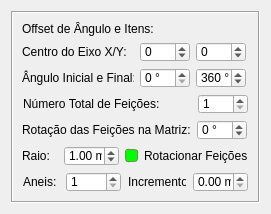
        <widget class="QWidget" name="tab_polar">
         <attribute name="title">
          <string>Polar</string>
         </attribute>
         <layout class="QGridLayout" name="gridLayout_11">
          <item row="0" column="1">
           <widget class="QFrame" name="frame_4">
            <property name="frameShape">
             <enum>QFrame::Shape::Box</enum>
            </property>
            <property name="frameShadow">
             <enum>QFrame::Shadow::Sunken</enum>
            </property>
            <layout class="QGridLayout" name="gridLayout_16">
             <item row="0" column="0">
              <widget class="QLabel" name="label_5">
               <property name="text">
                <string>Offset de Ângulo e Itens:</string>
               </property>
              </widget>
             </item>
             <item row="1" column="0">
              <layout class="QGridLayout" name="gridLayout_7">
               <item row="0" column="0">
                <widget class="QLabel" name="label_10">
                 <property name="minimumSize">
                  <size>
                   <width>112</width>
                   <height>0</height>
                  </size>
                 </property>
                 <property name="maximumSize">
                  <size>
                   <width>112</width>
                   <height>20</height>
                  </size>
                 </property>
                 <property name="text">
                  <string>Centro do Eixo X/Y:</string>
                 </property>
                </widget>
               </item>
               <item row="0" column="1">
                <widget class="QSpinBox" name="spinBoxX">
                 <property name="minimumSize">
                  <size>
                   <width>50</width>
                   <height>20</height>
                  </size>
                 </property>
                 <property name="maximumSize">
                  <size>
                   <width>50</width>
                   <height>20</height>
                  </size>
                 </property>
                 <property name="minimum">
                  <number>-100</number>
                 </property>
                 <property name="maximum">
                  <number>100</number>
                 </property>
                </widget>
               </item>
               <item row="0" column="2">
                <widget class="QSpinBox" name="spinBoxY">
                 <property name="minimumSize">
                  <size>
                   <width>50</width>
                   <height>20</height>
                  </size>
                 </property>
                 <property name="maximumSize">
                  <size>
                   <width>50</width>
                   <height>20</height>
                  </size>
                 </property>
                 <property name="minimum">
                  <number>-100</number>
                 </property>
                 <property name="maximum">
                  <number>100</number>
                 </property>
                </widget>
               </item>
              </layout>
             </item>
             <item row="2" column="0">
              <layout class="QGridLayout" name="gridLayout_9">
               <item row="0" column="0">
                <widget class="QLabel" name="label_14">
                 <property name="minimumSize">
                  <size>
                   <width>112</width>
                   <height>0</height>
                  </size>
                 </property>
                 <property name="maximumSize">
                  <size>
                   <width>112</width>
                   <height>20</height>
                  </size>
                 </property>
                 <property name="text">
                  <string>Ângulo Inicial e Final:</string>
                 </property>
                </widget>
               </item>
               <item row="0" column="1">
                <widget class="QSpinBox" name="spinBoxXI">
                 <property name="minimumSize">
                  <size>
                   <width>50</width>
                   <height>20</height>
                  </size>
                 </property>
                 <property name="maximumSize">
                  <size>
                   <width>50</width>
                   <height>20</height>
                  </size>
                 </property>
                 <property name="suffix">
                  <string> °</string>
                 </property>
                 <property name="minimum">
                  <number>0</number>
                 </property>
                 <property name="maximum">
                  <number>359</number>
                 </property>
                 <property name="singleStep">
                  <number>15</number>
                 </property>
                </widget>
               </item>
               <item row="0" column="2">
                <widget class="QSpinBox" name="spinBoxXF">
                 <property name="minimumSize">
                  <size>
                   <width>50</width>
                   <height>20</height>
                  </size>
                 </property>
                 <property name="maximumSize">
                  <size>
                   <width>50</width>
                   <height>20</height>
                  </size>
                 </property>
                 <property name="wrapping">
                  <bool>true</bool>
                 </property>
                 <property name="suffix">
                  <string> °</string>
                 </property>
                 <property name="minimum">
                  <number>15</number>
                 </property>
                 <property name="maximum">
                  <number>360</number>
                 </property>
                 <property name="singleStep">
                  <number>15</number>
                 </property>
                 <property name="value">
                  <number>360</number>
                 </property>
                </widget>
               </item>
              </layout>
             </item>
             <item row="3" column="0">
              <layout class="QGridLayout" name="gridLayout_8">
               <item row="0" column="0">
                <widget class="QLabel" name="label_13">
                 <property name="minimumSize">
                  <size>
                   <width>168</width>
                   <height>20</height>
                  </size>
                 </property>
                 <property name="maximumSize">
                  <size>
                   <width>168</width>
                   <height>20</height>
                  </size>
                 </property>
                 <property name="text">
                  <string>Número Total de Feições:</string>
                 </property>
                </widget>
               </item>
               <item row="0" column="1">
                <widget class="QSpinBox" name="spinBoxItens">
                 <property name="minimumSize">
                  <size>
                   <width>50</width>
                   <height>20</height>
                  </size>
                 </property>
                 <property name="maximumSize">
                  <size>
                   <width>50</width>
                   <height>20</height>
                  </size>
                 </property>
                 <property name="minimum">
                  <number>1</number>
                 </property>
                 <property name="maximum">
                  <number>999</number>
                 </property>
                 <property name="value">
                  <number>1</number>
                 </property>
                </widget>
               </item>
              </layout>
             </item>
             <item row="4" column="0">
              <layout class="QGridLayout" name="gridLayout_13">
               <item row="0" column="0">
                <widget class="QLabel" name="label_15">
                 <property name="minimumSize">
                  <size>
                   <width>169</width>
                   <height>20</height>
                  </size>
                 </property>
                 <property name="maximumSize">
                  <size>
                   <width>169</width>
                   <height>20</height>
                  </size>
                 </property>
                 <property name="text">
                  <string>Rotação das Feições na Matriz:</string>
                 </property>
                </widget>
               </item>
               <item row="0" column="1">
                <widget class="QSpinBox" name="spinBoxAngulo">
                 <property name="maximumSize">
                  <size>
                   <width>50</width>
                   <height>20</height>
                  </size>
                 </property>
                 <property name="wrapping">
                  <bool>true</bool>
                 </property>
                 <property name="suffix">
                  <string> °</string>
                 </property>
                 <property name="maximum">
                  <number>360</number>
                 </property>
                 <property name="singleStep">
                  <number>5</number>
                 </property>
                </widget>
               </item>
              </layout>
             </item>
             <item row="5" column="0">
              <layout class="QGridLayout" name="gridLayout_15">
               <item row="0" column="1">
                <widget class="QDoubleSpinBox" name="doubleSpinBoxRaio">
                 <property name="minimumSize">
                  <size>
                   <width>55</width>
                   <height>20</height>
                  </size>
                 </property>
                 <property name="maximumSize">
                  <size>
                   <width>55</width>
                   <height>20</height>
                  </size>
                 </property>
                 <property name="suffix">
                  <string> m</string>
                 </property>
                 <property name="minimum">
                  <double>0.000000000000000</double>
                 </property>
                 <property name="maximum">
                  <double>1000.000000000000000</double>
                 </property>
                 <property name="value">
                  <double>1.000000000000000</double>
                 </property>
                </widget>
               </item>
               <item row="0" column="2">
                <widget class="QCheckBox" name="checkBoxRotacionar">
                 <property name="styleSheet">
                  <string notr="true">QCheckBox::indicator {
    width: 11px;  /* Aumentei um pouco o tamanho para melhor visualização */
    height: 11px;
    border-radius: 2px; /* Cantos ligeiramente arredondados */
    background-color: #ffffff; /* Cor de fundo padrão */
    border: 1px solid #8a8a8a; /* Borda padrão */
    transition: all 0.2s ease; /* Suaviza as transições */
}

QCheckBox::indicator:hover {
    background-color: #aaff7f; /* Verde suave ao passar o mouse */
    border: 1px solid #8a8a8a; /* Borda padrão ao passar o mouse */
    border-radius: 2px; /* Mantém os cantos arredondados */
}

QCheckBox::indicator:checked {
    width: 11px;  /* Aumentei um pouco o tamanho para melhor visualização */
    height: 11px;
    background-color: #00ff00; /* Verde mais forte ao ser clicado */
    border: 1px solid #65964b; /* Borda verde escura ao ser clicado */
    border-radius: 3px; /* Mantém os cantos arredondados */
    box-shadow: inset 0px 4px 8px rgba(255, 0, 0, 0.5); /* Sombra interna para efeito 3D */
}</string>
                 </property>
                 <property name="text">
                  <string>Rotacionar Feições</string>
                 </property>
                 <property name="checked">
                  <bool>true</bool>
                 </property>
                </widget>
               </item>
               <item row="0" column="0">
                <widget class="QLabel" name="label_7">
                 <property name="minimumSize">
                  <size>
                   <width>36</width>
                   <height>0</height>
                  </size>
                 </property>
                 <property name="maximumSize">
                  <size>
                   <width>36</width>
                   <height>20</height>
                  </size>
                 </property>
                 <property name="text">
                  <string>Raio:</string>
                 </property>
                </widget>
               </item>
              </layout>
             </item>
             <item row="6" column="0">
              <layout class="QGridLayout" name="gridLayout_14">
               <item row="0" column="0">
                <widget class="QLabel" name="label_17">
                 <property name="minimumSize">
                  <size>
                   <width>36</width>
                   <height>20</height>
                  </size>
                 </property>
                 <property name="maximumSize">
                  <size>
                   <width>36</width>
                   <height>20</height>
                  </size>
                 </property>
                 <property name="text">
                  <string>Aneis:</string>
                 </property>
                </widget>
               </item>
               <item row="0" column="1">
                <widget class="QSpinBox" name="spinBoxItensAneis">
                 <property name="minimumSize">
                  <size>
                   <width>55</width>
                   <height>20</height>
                  </size>
                 </property>
                 <property name="maximumSize">
                  <size>
                   <width>55</width>
                   <height>20</height>
                  </size>
                 </property>
                 <property name="minimum">
                  <number>1</number>
                 </property>
                 <property name="maximum">
                  <number>100</number>
                 </property>
                 <property name="value">
                  <number>1</number>
                 </property>
                </widget>
               </item>
               <item row="0" column="2">
                <widget class="QLabel" name="label_16">
                 <property name="minimumSize">
                  <size>
                   <width>58</width>
                   <height>20</height>
                  </size>
                 </property>
                 <property name="maximumSize">
                  <size>
                   <width>58</width>
                   <height>20</height>
                  </size>
                 </property>
                 <property name="text">
                  <string>Incremento:</string>
                 </property>
                </widget>
               </item>
               <item row="0" column="3">
                <widget class="QDoubleSpinBox" name="doubleSpinBoxIncremento">
                 <property name="minimumSize">
                  <size>
                   <width>55</width>
                   <height>20</height>
                  </size>
                 </property>
                 <property name="maximumSize">
                  <size>
                   <width>55</width>
                   <height>20</height>
                  </size>
                 </property>
                 <property name="suffix">
                  <string> m</string>
                 </property>
                 <property name="maximum">
                  <double>100.000000000000000</double>
                 </property>
                </widget>
               </item>
              </layout>
             </item>
            </layout>
           </widget>
          </item>
         </layout>
        </widget>
